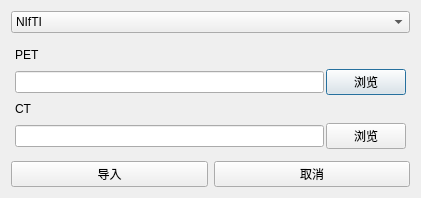
<?xml version="1.0" encoding="UTF-8"?>
<ui version="4.0">
 <class>LoadDialog</class>
 <widget class="QDialog" name="LoadDialog">
  <property name="geometry">
   <rect>
    <x>0</x>
    <y>0</y>
    <width>421</width>
    <height>198</height>
   </rect>
  </property>
  <property name="windowTitle">
   <string>Dialog</string>
  </property>
  <layout class="QVBoxLayout" name="verticalLayout_2">
   <item>
    <widget class="QComboBox" name="comboBox">
     <item>
      <property name="text">
       <string>NIfTI</string>
      </property>
     </item>
     <item>
      <property name="text">
       <string>DICOM/IMA</string>
      </property>
     </item>
    </widget>
   </item>
   <item>
    <widget class="QStackedWidget" name="stackedWidget">
     <property name="currentIndex">
      <number>0</number>
     </property>
     <widget class="QWidget" name="page">
      <layout class="QVBoxLayout" name="verticalLayout">
       <property name="spacing">
        <number>2</number>
       </property>
       <property name="leftMargin">
        <number>4</number>
       </property>
       <property name="topMargin">
        <number>4</number>
       </property>
       <property name="rightMargin">
        <number>4</number>
       </property>
       <property name="bottomMargin">
        <number>4</number>
       </property>
       <item>
        <layout class="QHBoxLayout" name="horizontalLayout_5">
         <item>
          <widget class="QLabel" name="label">
           <property name="sizePolicy">
            <sizepolicy hsizetype="Preferred" vsizetype="Fixed">
             <horstretch>0</horstretch>
             <verstretch>0</verstretch>
            </sizepolicy>
           </property>
           <property name="text">
            <string>PET</string>
           </property>
          </widget>
         </item>
         <item>
          <spacer name="horizontalSpacer">
           <property name="orientation">
            <enum>Qt::Orientation::Horizontal</enum>
           </property>
           <property name="sizeType">
            <enum>QSizePolicy::Policy::Expanding</enum>
           </property>
           <property name="sizeHint" stdset="0">
            <size>
             <width>200</width>
             <height>20</height>
            </size>
           </property>
          </spacer>
         </item>
        </layout>
       </item>
       <item>
        <layout class="QHBoxLayout" name="horizontalLayout">
         <item>
          <widget class="QLineEdit" name="lineEdit"/>
         </item>
         <item>
          <widget class="QPushButton" name="btnSearch">
           <property name="text">
            <string>浏览</string>
           </property>
          </widget>
         </item>
        </layout>
       </item>
       <item>
        <layout class="QHBoxLayout" name="horizontalLayout_2">
         <item>
          <widget class="QLabel" name="label_2">
           <property name="sizePolicy">
            <sizepolicy hsizetype="Preferred" vsizetype="Fixed">
             <horstretch>0</horstretch>
             <verstretch>0</verstretch>
            </sizepolicy>
           </property>
           <property name="text">
            <string>CT</string>
           </property>
          </widget>
         </item>
         <item>
          <spacer name="horizontalSpacer_2">
           <property name="orientation">
            <enum>Qt::Orientation::Horizontal</enum>
           </property>
           <property name="sizeType">
            <enum>QSizePolicy::Policy::Expanding</enum>
           </property>
           <property name="sizeHint" stdset="0">
            <size>
             <width>200</width>
             <height>20</height>
            </size>
           </property>
          </spacer>
         </item>
        </layout>
       </item>
       <item>
        <layout class="QHBoxLayout" name="horizontalLayout_4">
         <item>
          <widget class="QLineEdit" name="lineEdit_2"/>
         </item>
         <item>
          <widget class="QPushButton" name="btnSearch_2">
           <property name="text">
            <string>浏览</string>
           </property>
          </widget>
         </item>
        </layout>
       </item>
      </layout>
     </widget>
    </widget>
   </item>
   <item>
    <layout class="QHBoxLayout" name="horizontalLayout_6">
     <item>
      <widget class="QPushButton" name="btnLoad">
       <property name="text">
        <string>导入</string>
       </property>
      </widget>
     </item>
     <item>
      <widget class="QPushButton" name="btnCancel">
       <property name="text">
        <string>取消</string>
       </property>
      </widget>
     </item>
    </layout>
   </item>
  </layout>
 </widget>
 <resources/>
 <connections>
  <connection>
   <sender>comboBox</sender>
   <signal>currentIndexChanged(int)</signal>
   <receiver>stackedWidget</receiver>
   <slot>setCurrentIndex(int)</slot>
   <hints>
    <hint type="sourcelabel">
     <x>127</x>
     <y>15</y>
    </hint>
    <hint type="destinationlabel">
     <x>191</x>
     <y>40</y>
    </hint>
   </hints>
  </connection>
 </connections>
</ui>
